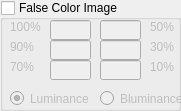
  <widget class="QGroupBox" name="falsecolor">
   <property name="geometry">
    <rect>
     <x>850</x>
     <y>50</y>
     <width>181</width>
     <height>111</height>
    </rect>
   </property>
   <property name="title">
    <string>False Color Image</string>
   </property>
   <property name="checkable">
    <bool>true</bool>
   </property>
   <property name="checked">
    <bool>false</bool>
   </property>
   <widget class="QLineEdit" name="lineEdit_c1">
    <property name="geometry">
     <rect>
      <x>50</x>
      <y>40</y>
      <width>41</width>
      <height>20</height>
     </rect>
    </property>
    <property name="layoutDirection">
     <enum>Qt::RightToLeft</enum>
    </property>
    <property name="readOnly">
     <bool>true</bool>
    </property>
   </widget>
   <widget class="QLineEdit" name="lineEdit_c2">
    <property name="geometry">
     <rect>
      <x>50</x>
      <y>60</y>
      <width>41</width>
      <height>20</height>
     </rect>
    </property>
    <property name="layoutDirection">
     <enum>Qt::RightToLeft</enum>
    </property>
    <property name="readOnly">
     <bool>true</bool>
    </property>
   </widget>
   <widget class="QLineEdit" name="lineEdit_c3">
    <property name="geometry">
     <rect>
      <x>100</x>
      <y>20</y>
      <width>41</width>
      <height>20</height>
     </rect>
    </property>
    <property name="layoutDirection">
     <enum>Qt::RightToLeft</enum>
    </property>
    <property name="readOnly">
     <bool>true</bool>
    </property>
   </widget>
   <widget class="QLineEdit" name="lineEdit_c4">
    <property name="geometry">
     <rect>
      <x>100</x>
      <y>40</y>
      <width>41</width>
      <height>20</height>
     </rect>
    </property>
    <property name="layoutDirection">
     <enum>Qt::RightToLeft</enum>
    </property>
    <property name="readOnly">
     <bool>true</bool>
    </property>
   </widget>
   <widget class="QLineEdit" name="lineEdit_c5">
    <property name="geometry">
     <rect>
      <x>100</x>
      <y>60</y>
      <width>41</width>
      <height>20</height>
     </rect>
    </property>
    <property name="layoutDirection">
     <enum>Qt::RightToLeft</enum>
    </property>
    <property name="readOnly">
     <bool>true</bool>
    </property>
   </widget>
   <widget class="QLabel" name="label_15">
    <property name="geometry">
     <rect>
      <x>10</x>
      <y>40</y>
      <width>46</width>
      <height>13</height>
     </rect>
    </property>
    <property name="text">
     <string>90%</string>
    </property>
   </widget>
   <widget class="QLabel" name="label_16">
    <property name="geometry">
     <rect>
      <x>10</x>
      <y>60</y>
      <width>46</width>
      <height>13</height>
     </rect>
    </property>
    <property name="text">
     <string>70%</string>
    </property>
   </widget>
   <widget class="QLabel" name="label_17">
    <property name="geometry">
     <rect>
      <x>150</x>
      <y>20</y>
      <width>46</width>
      <height>13</height>
     </rect>
    </property>
    <property name="text">
     <string>50%</string>
    </property>
   </widget>
   <widget class="QLabel" name="label_18">
    <property name="geometry">
     <rect>
      <x>150</x>
      <y>40</y>
      <width>46</width>
      <height>13</height>
     </rect>
    </property>
    <property name="text">
     <string>30%</string>
    </property>
   </widget>
   <widget class="QLabel" name="label_19">
    <property name="geometry">
     <rect>
      <x>150</x>
      <y>60</y>
      <width>46</width>
      <height>13</height>
     </rect>
    </property>
    <property name="text">
     <string>10%</string>
    </property>
   </widget>
   <widget class="QLabel" name="label_20">
    <property name="geometry">
     <rect>
      <x>10</x>
      <y>20</y>
      <width>46</width>
      <height>13</height>
     </rect>
    </property>
    <property name="text">
     <string>100%</string>
    </property>
   </widget>
   <widget class="QLineEdit" name="lineEdit_c0">
    <property name="geometry">
     <rect>
      <x>50</x>
      <y>20</y>
      <width>41</width>
      <height>20</height>
     </rect>
    </property>
    <property name="layoutDirection">
     <enum>Qt::RightToLeft</enum>
    </property>
   </widget>
   <widget class="QRadioButton" name="luminance">
    <property name="geometry">
     <rect>
      <x>10</x>
      <y>90</y>
      <width>82</width>
      <height>17</height>
     </rect>
    </property>
    <property name="toolTip">
     <string>vlambda weighted radiance (cd/m²)</string>
    </property>
    <property name="text">
     <string>Luminance</string>
    </property>
    <property name="checked">
     <bool>true</bool>
    </property>
   </widget>
   <widget class="QRadioButton" name="bluminance">
    <property name="geometry">
     <rect>
      <x>100</x>
      <y>90</y>
      <width>82</width>
      <height>17</height>
     </rect>
    </property>
    <property name="toolTip">
     <string>clambda weighted radiance (W/(m²sr))</string>
    </property>
    <property name="text">
     <string>Bluminance</string>
    </property>
   </widget>
  </widget>
